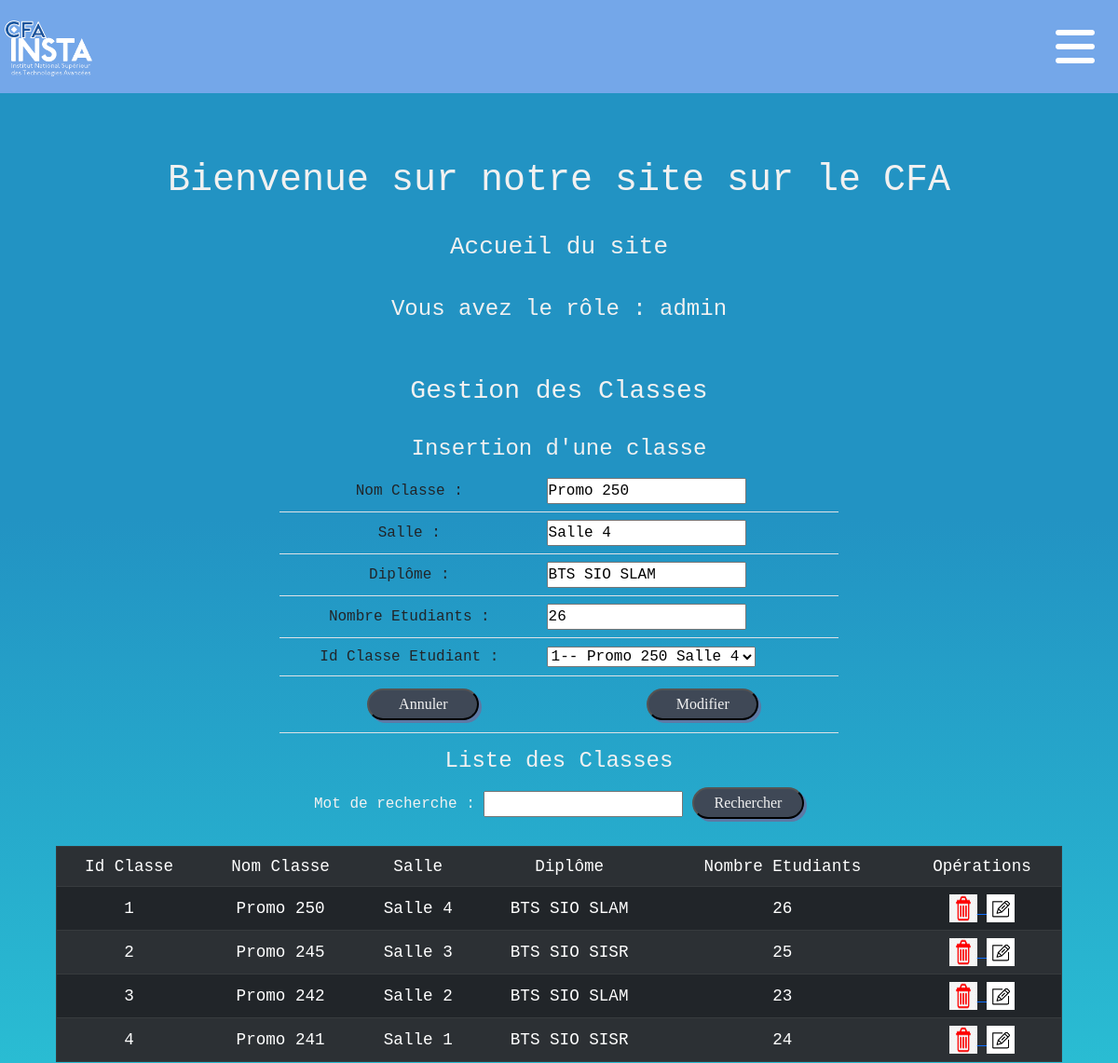
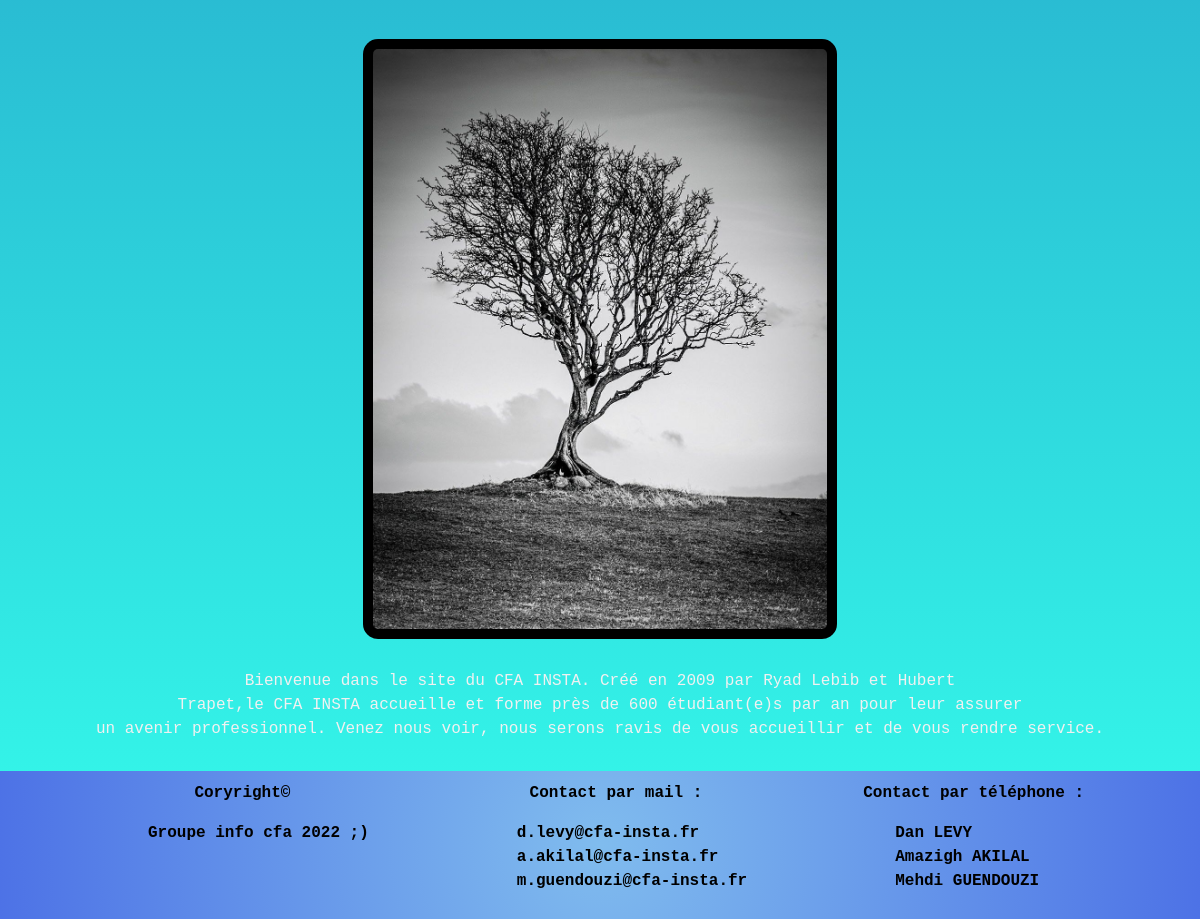
Screenshot of /home.php?page=3&action=edit&idclasse=1 (signed in) with the database file from the repository (2 pictures, top to bottom).
### tables this page shows
create table classe(
    idclasse int(3) not null auto_increment,
    nomClasse varchar(50) not null,
    salle varchar(50) not null,
    diplome varchar(50),
    nbEtudiants int(3) not null,
    primary key (idclasse)
);

### fonctions/fonctions.php (called while the page is built, shortened)
<?php
     function connexion ()
     {
        $con = mysqli_connect("localhost", "root", "", "groupe_cfa_250");
         return $con;
     }
function selectAllClasses (){
    $requete = "select * from classe; ";
    $con = connexion();
    if ($con){
        $lesClasses = mysqli_query($con, $requete);
    }
    else{
        return null;
    }
    return $lesClasses;
}
function selectWhereClasse($idclasse){
    $requete = "select * from classe where idclasse = " .$idclasse;
    $con = connexion();
    if ($con){
        $lesClasses = mysqli_query($con, $requete);
        $uneClasse = mysqli_fetch_assoc($lesClasses);
    }
    else{
        return null;
    }
    return $uneClasse;
}
?>

### vues/vue_les_classes.php (the view)
<h4> Liste des Classes </h4>
<form method="post" action="">
    Mot de recherche :
    <input type="text" name="mot">
    <input class="boutonP" type="submit" name="Rechercher" value="Rechercher">
</form>
<br />
<div style="width: 90%;">
    <table class="table table-hover table-striped table-dark table_inline_flex" border="1">
        <tr>
            <td class="text-center align-midlle"> Id Classe</td>
            <td class="text-center align-midlle"> Nom Classe</td>
            <td class="text-center align-midlle"> Salle </td>
            <td class="text-center align-midlle"> Diplôme</td>
            <td class="text-center align-midlle"> Nombre Etudiants</td>
             <?php  if(isset($_SESSION['email']) and $_SESSION['role'] == "admin"){
                     echo "<td class='text-center align-midlle'> Opérations</td>";
                     }
                    ?>
        </tr>
        <?php
        foreach ($lesClasses as $uneClasse) {
            echo "<tr>";
            echo "<td class='text-center align-middle'>" . $uneClasse['idclasse'] . "</td>";
            echo "<td class='text-center align-middle'>" . $uneClasse['nomClasse'] . "</td>";
            echo "<td class='text-center align-middle'>" . $uneClasse['salle'] . "</td>";
            echo "<td class='text-center align-middle'>" . $uneClasse['diplome'] . "</td>";
            echo "<td class='text-center align-middle'>" . $uneClasse['nbEtudiants'] . "</td>";
            if(isset($_SESSION['email']) and $_SESSION['role'] == "admin"){
            echo "<td class='text-center align-middle'>";
            echo "<a href='home.php?page=3&action=sup&idclasse=" . $uneClasse['idclasse'] . "'>";
            echo "<img src = 'images/delete.png' height = '30' width = '30'> ";
            echo "</a>";
            echo "<a href='home.php?page=3&action=edit&idclasse=" . $uneClasse['idclasse'] . "'>";
            echo "<img src = 'images/edit.png' height = '30' width = '30'> ";
            echo "</a>";
            echo "</td>";
            }
            echo "</tr>";
        }
        ?>
    </table>
</div><br />

### vues/vue_insert_classe.php (shortened to what this page needs)
<h4>Insertion d'une classe</h4>
<form method="post" action="">
    <table class="table table-hover table_insert" border="0">
        <tr>
            <td class="align-middle text-center">Nom Classe :</td>
            <td>
                <input type="text" name="nomClasse" required value="<?php if($laClasse != null) echo $laClasse['nomClasse']; ?>">
            </td>
        </tr>
        <tr>
            <td class="align-middle text-center">Salle :</td>
            <td>
                <input type="text" name="salle" required value="<?php if($laClasse != null) echo $laClasse['salle']; ?>">
            </td>
        </tr>
        <tr>
            <td class="align-middle text-center">Diplôme :</td>
            <td>
                <input type="text" name="diplome" required value="<?php if($laClasse != null) echo $laClasse['diplome']; ?>">
            </td>
        </tr>
        <tr>
            <td class="align-middle text-center">Nombre Etudiants :</td>
            <td>
                <input type="text" name="nbEtudiants" value="<?php if($laClasse != null) echo $laClasse['nbEtudiants']; ?>">
            </td>
        </tr>
        <tr>
            <td class="align-middle text-center">Id Classe Etudiant :</td>
            <td>
            <select name="idclasse">
                    <?php
                        foreach ($lesClasses as $uneClasse){
                            echo "<option value='".$uneClasse['idclasse']."'>";
                            echo $uneClasse['idclasse']."-- ".$uneClasse['nomClasse']."  ".$uneClasse['salle'];
                            echo "</option>";
                        }
                    ?>
                </select>
            </td>
        </tr>
        <tr>
            <td class="align-middle text-center">
                <input class="boutonP" class="" type="reset" name="Annuler" value="Annuler">
            </td>
            <td class="align-middle text-center">
                <input class="boutonP" type="submit" <?php
                if ($laClasse != null) {
                    echo 'name = "Modifier" value = "Modifier"';
                } else {
                    echo 'name = "Valider" value = "Valider"';
                }
                ?> >
            </td>
        </tr>
    </table>
</form>

### style1.css (style rules this page uses)
* { margin: 0; padding: 0; }
body { background: linear-gradient(180deg, rgba(34, 147, 195, 1) 27%, rgba(45, 253, 235, 0.9626225490196079) 100%); background-size: cover; color: #F1F1F1; background-repeat: no-repeat; font-family: 'Roboto Mono', monospace; min-width: 360px; height: 100%; }
@media all and (min-width: 1036px) { .table_inline_flex { margin-right: 50px; font-size: 1.1em; } }
@media all and (min-width: 1036px) { .table_insert { width: 600px; } }
.boutonP { margin: 5px 0; border-radius: 30px; font-family: fantasy; background-color: #3F4856; color: #F1F1F1; width: 120px; padding: 3px; box-shadow: 3px 3px #5D79A5; }
.boutonP:first-child { margin-left: 30px; }

### rows the page displays
classe: nomClasse "Promo 250", salle "Salle 4", diplome "BTS SIO SLAM", nbEtudiants "26", idclasse "1"
classe: idclasse "2", nomClasse "Promo 245", salle "Salle 3", diplome "BTS SIO SISR", nbEtudiants "25"
classe: idclasse "3", nomClasse "Promo 242", salle "Salle 2", diplome "BTS SIO SLAM", nbEtudiants "23"
classe: idclasse "4", nomClasse "Promo 241", salle "Salle 1", diplome "BTS SIO SISR", nbEtudiants "24"

### other values shown
$_SESSION['role'] "admin"
form field idclasse "1-- Promo 250 Salle 4"
